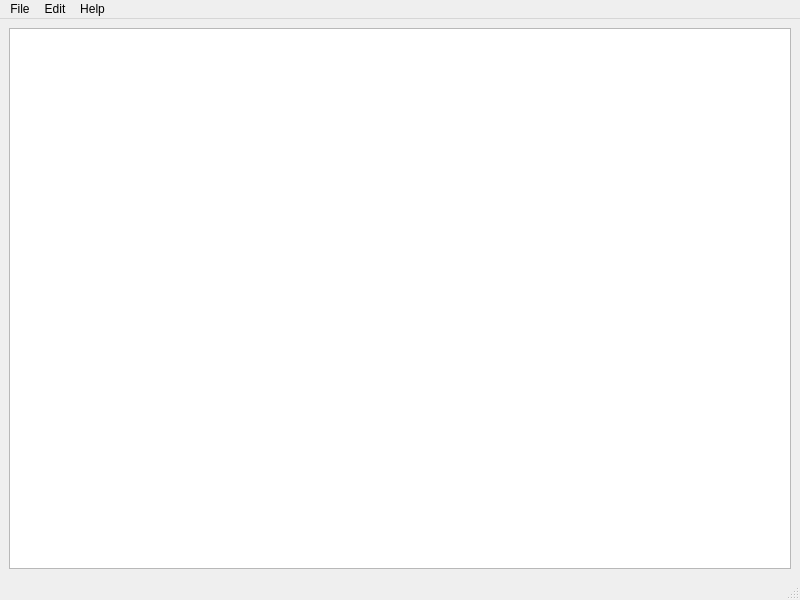
<?xml version="1.0" encoding="UTF-8"?>
<ui version="4.0">
 <class>MainWindow</class>
 <widget class="QMainWindow" name="MainWindow">
  <property name="geometry">
   <rect>
    <x>0</x>
    <y>0</y>
    <width>800</width>
    <height>600</height>
   </rect>
  </property>
  <property name="windowTitle">
   <string>MainWindow</string>
  </property>
  <widget class="QWidget" name="centralwidget">
   <layout class="QHBoxLayout" name="horizontalLayout">
    <item>
     <widget class="QTextEdit" name="textEdit"/>
    </item>
   </layout>
  </widget>
  <widget class="QMenuBar" name="menubar">
   <property name="geometry">
    <rect>
     <x>0</x>
     <y>0</y>
     <width>800</width>
     <height>22</height>
    </rect>
   </property>
   <widget class="QMenu" name="menuFile">
    <property name="title">
     <string>File</string>
    </property>
    <addaction name="actionNew"/>
    <addaction name="actionOpen"/>
    <addaction name="separator"/>
    <addaction name="actionSave"/>
    <addaction name="actionSave_as"/>
    <addaction name="separator"/>
    <addaction name="actionExit"/>
   </widget>
   <widget class="QMenu" name="menuEdit">
    <property name="title">
     <string>Edit</string>
    </property>
    <addaction name="actionUndo"/>
    <addaction name="actionRedo"/>
    <addaction name="separator"/>
    <addaction name="actionCut"/>
    <addaction name="actionCopy"/>
    <addaction name="actionPaste"/>
   </widget>
   <widget class="QMenu" name="menuHelp">
    <property name="title">
     <string>Help</string>
    </property>
    <addaction name="actionAbout"/>
    <addaction name="actionAbout_Qt"/>
   </widget>
   <addaction name="menuFile"/>
   <addaction name="menuEdit"/>
   <addaction name="menuHelp"/>
  </widget>
  <widget class="QStatusBar" name="statusbar"/>
  <action name="actionNew">
   <property name="icon">
    <iconset resource="resource.qrc">
     <normaloff>:/rec/svg/new_file.svg</normaloff>:/rec/svg/new_file.svg</iconset>
   </property>
   <property name="text">
    <string>New</string>
   </property>
   <property name="shortcut">
    <string>Ctrl+N</string>
   </property>
  </action>
  <action name="actionOpen">
   <property name="icon">
    <iconset resource="resource.qrc">
     <normaloff>:/rec/svg/open_file.svg</normaloff>:/rec/svg/open_file.svg</iconset>
   </property>
   <property name="text">
    <string>Open</string>
   </property>
   <property name="shortcut">
    <string>Ctrl+O</string>
   </property>
  </action>
  <action name="actionSave">
   <property name="icon">
    <iconset resource="resource.qrc">
     <normaloff>:/rec/svg/save.svg</normaloff>:/rec/svg/save.svg</iconset>
   </property>
   <property name="text">
    <string>Save</string>
   </property>
   <property name="shortcut">
    <string>Ctrl+S</string>
   </property>
  </action>
  <action name="actionSave_as">
   <property name="icon">
    <iconset resource="resource.qrc">
     <normaloff>:/rec/svg/save.svg</normaloff>:/rec/svg/save.svg</iconset>
   </property>
   <property name="text">
    <string>Save as</string>
   </property>
   <property name="shortcut">
    <string>Ctrl+Shift+S</string>
   </property>
  </action>
  <action name="actionExit">
   <property name="icon">
    <iconset resource="resource.qrc">
     <normaloff>:/rec/svg/exit.svg</normaloff>:/rec/svg/exit.svg</iconset>
   </property>
   <property name="text">
    <string>Exit</string>
   </property>
  </action>
  <action name="actionUndo">
   <property name="icon">
    <iconset resource="resource.qrc">
     <normaloff>:/rec/svg/undo.svg</normaloff>:/rec/svg/undo.svg</iconset>
   </property>
   <property name="text">
    <string>Undo</string>
   </property>
   <property name="shortcut">
    <string>Ctrl+Z</string>
   </property>
  </action>
  <action name="actionRedo">
   <property name="icon">
    <iconset resource="resource.qrc">
     <normaloff>:/rec/svg/redo.svg</normaloff>:/rec/svg/redo.svg</iconset>
   </property>
   <property name="text">
    <string>Redo</string>
   </property>
   <property name="shortcut">
    <string>Ctrl+Shift+Z</string>
   </property>
  </action>
  <action name="actionCut">
   <property name="icon">
    <iconset resource="resource.qrc">
     <normaloff>:/rec/svg/cut.svg</normaloff>:/rec/svg/cut.svg</iconset>
   </property>
   <property name="text">
    <string>Cut</string>
   </property>
   <property name="shortcut">
    <string>Ctrl+X</string>
   </property>
  </action>
  <action name="actionCopy">
   <property name="icon">
    <iconset resource="resource.qrc">
     <normaloff>:/rec/svg/copy.svg</normaloff>:/rec/svg/copy.svg</iconset>
   </property>
   <property name="text">
    <string>Copy</string>
   </property>
   <property name="shortcut">
    <string>Ctrl+C</string>
   </property>
  </action>
  <action name="actionPaste">
   <property name="icon">
    <iconset resource="resource.qrc">
     <normaloff>:/rec/svg/paste.svg</normaloff>:/rec/svg/paste.svg</iconset>
   </property>
   <property name="text">
    <string>Paste</string>
   </property>
   <property name="shortcut">
    <string>Ctrl+V</string>
   </property>
  </action>
  <action name="actionAbout">
   <property name="icon">
    <iconset resource="resource.qrc">
     <normaloff>:/rec/svg/help-circle.svg</normaloff>:/rec/svg/help-circle.svg</iconset>
   </property>
   <property name="text">
    <string>About</string>
   </property>
  </action>
  <action name="actionAbout_Qt">
   <property name="icon">
    <iconset resource="resource.qrc">
     <normaloff>:/rec/svg/Qt.svg</normaloff>:/rec/svg/Qt.svg</iconset>
   </property>
   <property name="text">
    <string>About Qt</string>
   </property>
  </action>
 </widget>
 <resources>
  <include location="resource.qrc"/>
 </resources>
 <connections/>
</ui>
